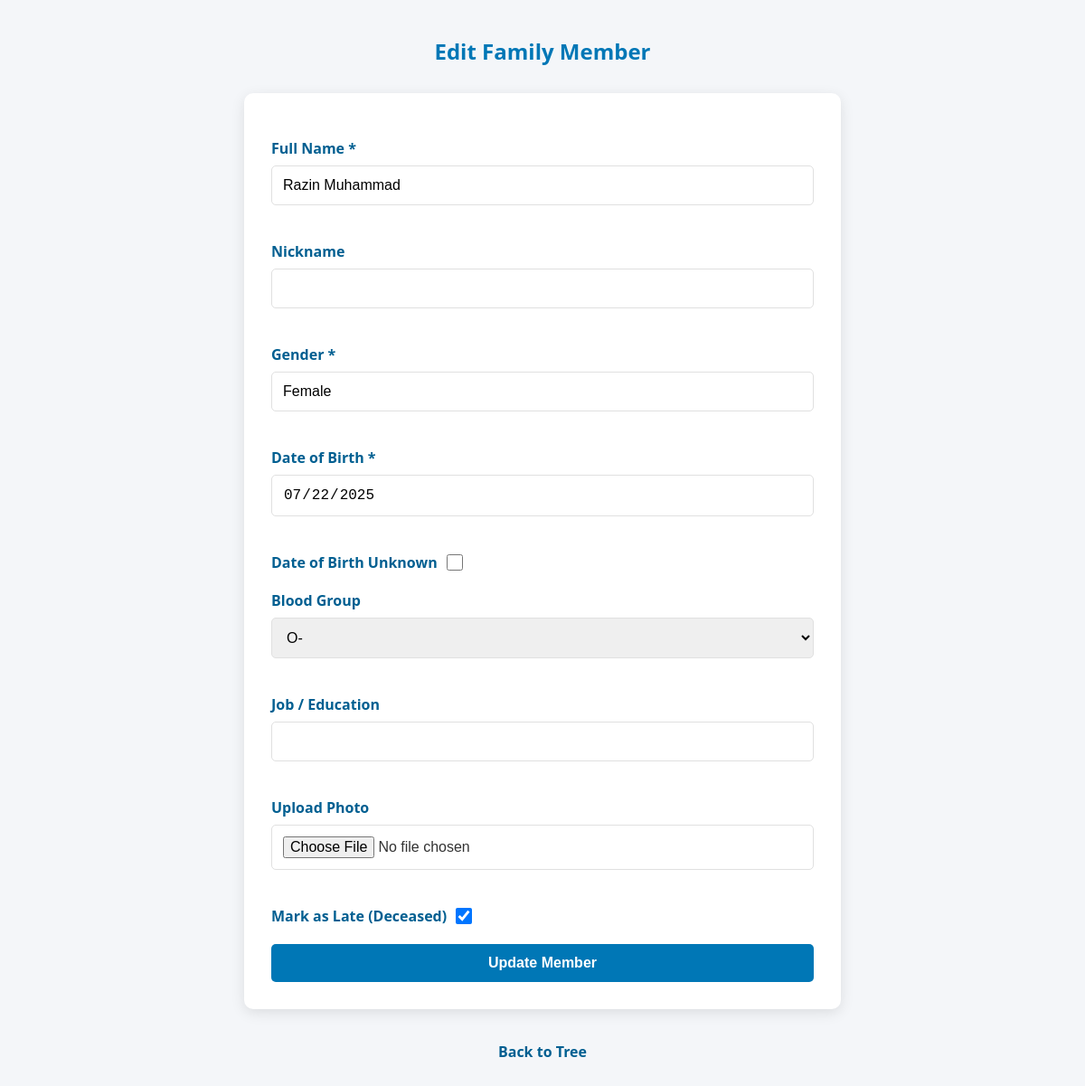
The page /tree/edit/1 (signed in) on the database as committed earlier.
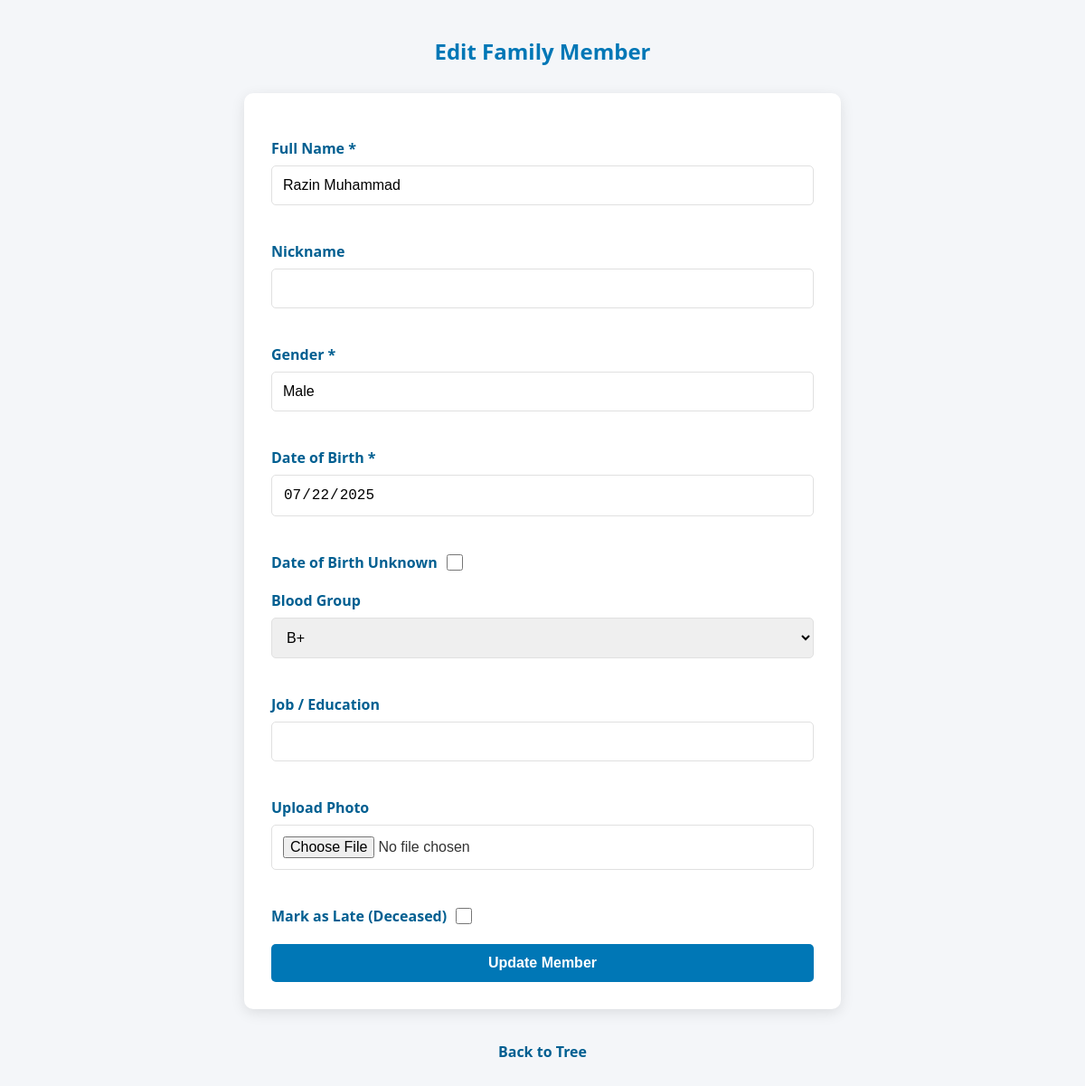
The same page on the database as committed later.
### tables this page shows
CREATE TABLE family_members (
    id INTEGER PRIMARY KEY AUTOINCREMENT,
    name TEXT NOT NULL,
    nickname TEXT,
    is_late INTEGER DEFAULT 0,
    dob TEXT,
    gender TEXT,
    blood_group TEXT,
    job_or_education TEXT,
    selfie_path TEXT
);

### app.py (the view, shortened to what this page needs)
@app.route("/tree/edit/<int:member_id>", methods=["GET", "POST"])
@login_required
def edit_member(member_id):
    if current_user.role not in ["Admin", "Contributor"]:
        flash("Access denied.")
        return redirect(url_for("tree"))
    db = get_db()
    member = db.execute(
        "SELECT * FROM family_members WHERE id=?", (member_id,)
    ).fetchone()
    if not member:
        flash("Member not found.")
        return redirect(url_for("tree"))
    member = dict(member)
    if member["blood_group"] is None:
        member["blood_group"] = ""
    blood_groups = ["A+", "A-", "B+", "B-", "O+", "O-", "AB+", "AB-"]
    return render_template(
        "member_form.html",
        mode="edit",
        member=member,
        blood_groups=blood_groups,
        default_gender=None
    )

### app.py (called while the page is built)
@babel.localeselector
def get_locale():
    lang = request.args.get('lang')
    if lang in ['en', 'ml']:
        session['lang'] = lang
        return lang
    return session.get('lang', 'en')

@app.before_request
def set_language():
    lang = request.args.get('lang')
    if lang in ['en', 'ml']:
        session['lang'] = lang

@app.context_processor
def inject_locale():
    return dict(get_locale=get_locale)

@app.before_request
def make_session_permanent():
    session.permanent = True
    app.permanent_session_lifetime = timedelta(days=15)

@login_manager.user_loader
def load_user(user_id):
    db = get_db()
    user = db.execute("SELECT * FROM users WHERE id=?", (user_id,)).fetchone()
    return User(user) if user else None

@app.context_processor
def inject_filter_value():
    return {
        "current_filter": request.args.get("filter", "all")
    }

@app.context_processor
def inject_filter_value():
    return {
        "current_filter": request.args.get("filter", "all")
    }

### templates/member_form.html (shortened to what this page needs)
<!DOCTYPE html>
<html lang="{{ get_locale() }}">
<head>
</head>
<body>
<h2>
  {% if mode == "edit" %}
    {{ _('Edit Family Member') }}
  {% else %}
    {{ _('Add Family Member') }}
  {% endif %}
</h2>
  <form method="POST" enctype="multipart/form-data">
    <label for="name">{{_('Full Name')}} *</label>
    <input
      type="text"
      name="name"
      id="name"
      required
      value="{{ member.name if mode=='edit' else '' }}"
      {% if mode == 'edit' %}readonly{% endif %}
    >
<label for="nickname">{{_('Nickname')}}</label>
<input
  type="text"
  name="nickname"
  id="nickname"
  value="{{ member.nickname if mode == 'edit' and member.nickname else '' }}"
>
    <label for="gender">{{_('Gender')}} *</label>
    {% if mode == "edit" %}
      <input
        type="text"
        name="gender"
        id="gender"
        value="{{ _(member.gender) }}"
        readonly
      >
    {% endif %}
    <label for="dob">{{_('Date of Birth')}} *</label>
    <input
  type="date"
  name="dob"
  id="dob"
  {% if mode == 'edit' and member.dob %}readonly{% endif %}
  value="{{ member.dob if mode=='edit' else '' }}"
/>
    <div class="form-checkbox">
  <label for="dob_unknown">
    {{_('Date of Birth Unknown')}}
    <input
      type="checkbox"
      name="dob_unknown"
      id="dob_unknown"
    >
  </label>
</div>
    <label for="blood_group">{{_('Blood Group')}}</label>
    <select name="blood_group" id="blood_group">
      {% for bg in blood_groups %}
        <option value="{{ bg }}"
          {% if member and member.blood_group == bg %}selected{% endif %}
        >{{ bg }}</option>
      {% endfor %}
    </select>
    <label for="job_or_education">{{_('Job / Education')}}</label>
    <input
      type="text"
      name="job_or_education"
      id="job_or_education"
      value="{{ member.job_or_education if mode=='edit' else '' }}"
    >
    <label for="photo">{{_('Upload Photo')}}</label>
    <input type="file" name="photo" id="photo">
    <div class="form-checkbox">
      <label for="is_late">
        {{_('Mark as Late (Deceased)')}}
        <input
          type="checkbox"
          name="is_late"
          id="is_late"
          {% if mode == 'edit' and member.is_late %}checked{% endif %}
        >
      </label>
    </div>
    <button type="submit">
{% if mode == "edit" %}
  {{ _('Update Member') }}
{% else %}
  {{ _('Add Member') }}
{% endif %}
    </button>
  </form>
  <p><a href="{{ url_for('tree') }}">{{_('Back to Tree')}}</a></p>
</body>
</html>

### templates/member_form.html (style rules this page uses)
:root { --primary: #0077b6; --primary-dark: #005f91; --background: #f4f6f9; --white: #fff; --text: #333; --light-border: #e0e0e0; --warning-dark: #d78b0d; }
body { font-family: 'Segoe UI', Arial, sans-serif; background: var(--background); margin: 0; padding: 20px; color: var(--text); }
h2 { text-align: center; color: var(--primary); margin-bottom: 30px; font-weight: 600; }
form { background: var(--white); padding: 30px; max-width: 600px; margin: auto; border-radius: 10px; box-shadow: 0 4px 15px rgba(0, 0, 0, 0.1); }
label { font-weight: 600; margin-top: 20px; display: block; color: var(--primary-dark); }
input[type="text"], input[type="date"], input[type="file"], select { width: 100%; padding: 12px; margin-top: 8px; margin-bottom: 20px; border: 1px solid var(--light-border); border-radius: 5px; font-size: 1rem; box-sizing: border-box; transition: border-color 0.3s; }
button { background: var(--primary); color: var(--white); padding: 12px 20px; font-size: 1rem; font-weight: bold; border: none; border-radius: 5px; cursor: pointer; width: 100%; transition: background 0.3s; }
.form-checkbox { margin: 20px 0; }
.form-checkbox label { display: flex; align-items: center; font-weight: 600; gap: 10px; color: var(--primary-dark); }
.form-checkbox input[type="checkbox"] { margin: 0; width: 18px; height: 18px; }
a { color: var(--primary-dark); text-decoration: none; font-weight: bold; display: inline-block; margin-top: 20px; text-align: center; width: 100%; }

Rows that differ between the two databases and show on the page:
changed family_members "Razin Muhammad": gender "Female" → "Male"; blood_group "O-" → "B+"; is_late "☑" → "☐"
